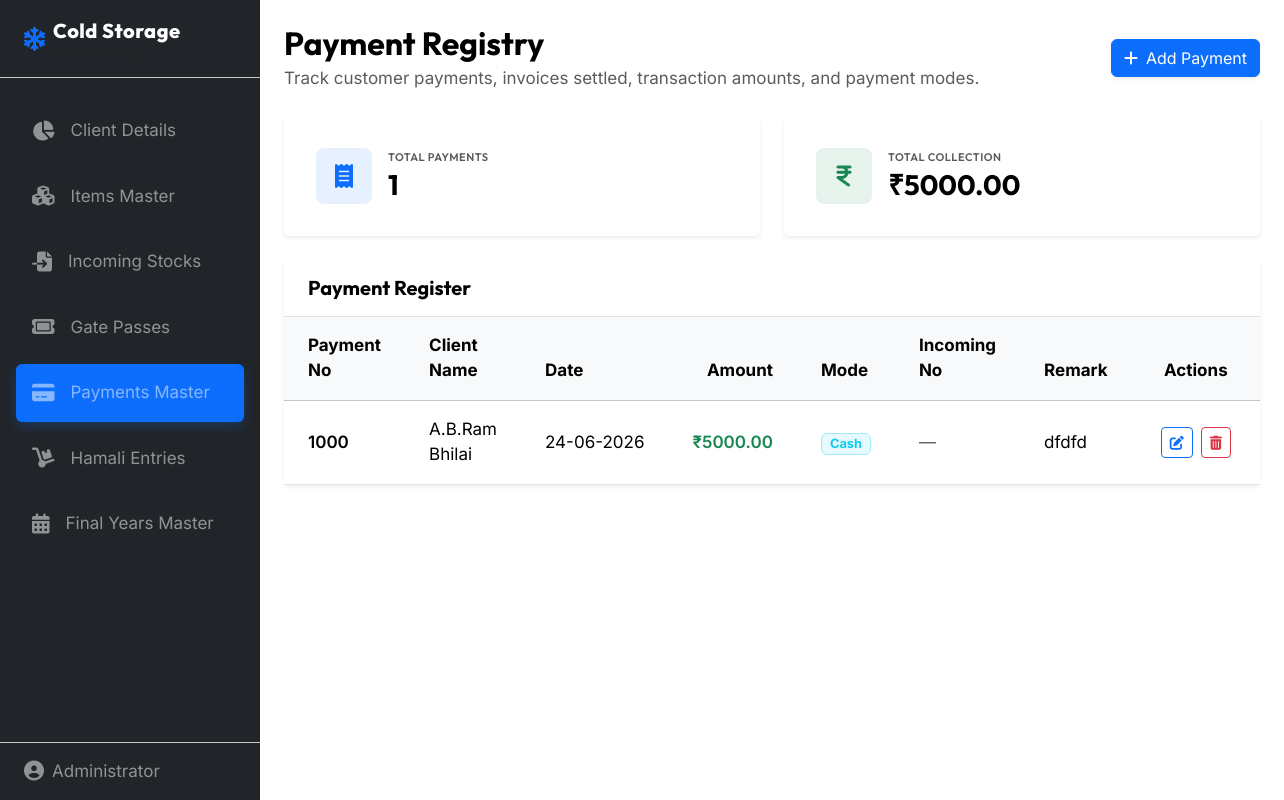
/payment/, run on the app's committed database.
### master/models.py (models this page shows, shortened)
class Payment(models.Model):
    paymentno = models.CharField(max_length=100, primary_key=True, verbose_name="Payment No")
    date = models.DateField(verbose_name="Date")
    client_details = models.ForeignKey(ClientDetails, on_delete=models.CASCADE, related_name='payments', verbose_name="Client Details", db_column='party_id')
    amount = models.DecimalField(max_digits=12, decimal_places=2, verbose_name="Amount")
    mode_of_payment = models.CharField(
        max_length=50,
        choices=[('Cash', 'Cash'), ('Bank', 'Bank')],
        default='Cash',
        verbose_name="Mode of Payment"
    )
    bank_name = models.CharField(max_length=255, blank=True, null=True, verbose_name="Name of Bank")
    cheque_no = models.CharField(max_length=100, blank=True, null=True, verbose_name="Cheque No")
    cheque_date = models.DateField(blank=True, null=True, verbose_name="Cheque Date")
    remark = models.TextField(blank=True, null=True, verbose_name="Remark")
    incoming_no = models.ForeignKey(IncomingMaster, on_delete=models.SET_NULL, blank=True, null=True, related_name='payments', verbose_name="Incoming No")
    class Meta:
        verbose_name = "Payment"
        verbose_name_plural = "Payments"
        ordering = ['-date', 'paymentno']

class ClientDetails(models.Model):
    client_name = models.CharField(max_length=200, primary_key=True, db_column='partyname', verbose_name="Name")
    address = models.TextField(blank=True, null=True, verbose_name="Address")
    area = models.CharField(max_length=100, blank=True, null=True, verbose_name="Area")
    client_type = models.CharField(max_length=100, blank=True, null=True, verbose_name="Client Type")
    phone = models.CharField(max_length=15, blank=True, null=True, verbose_name="Phone")
    mobile = models.CharField(max_length=15, blank=True, null=True, verbose_name="Mobile")
    opdr = models.DecimalField(max_digits=12, decimal_places=2, default=0.00, verbose_name="OpDr")
    opcr = models.DecimalField(max_digits=12, decimal_places=2, default=0.00, verbose_name="OpCr")
    crlimit = models.DecimalField(max_digits=12, decimal_places=2, default=0.00, verbose_name="CrLimit")
    crdays = models.IntegerField(default=0, verbose_name="CrDays")
    class Meta:
        verbose_name = "Client Details"
        verbose_name_plural = "Client Details"
        db_table = 'master_clientdetails'
        ordering = ['client_name']

### master/views.py (the view, shortened to what this page needs)
# urls.py: path('payment/', views.payment_list, name='payment_list'),
def payment_list(request):
    search_query = request.GET.get('search', '').strip()
    payments_list = Payment.objects.all()
    total_amount = payments_list.aggregate(total=Sum('amount'))['total'] or 0.00
    stats = {
        'total_payments': payments_list.count(),
        'total_amount': total_amount,
    }
    paginator = Paginator(payments_list, 10)
    page_number = request.GET.get('page')
    page_obj = paginator.get_page(page_number)
    context = {
        'page_obj': page_obj,
        'search_query': search_query,
        'stats': stats,
    }
    return render(request, 'master/payment_list.html', context)

### templates/master/payment_list.html (shortened to what this page needs)
{% extends 'base.html' %}
{% load static %}
{% block content %}
<div class="d-flex flex-column flex-md-row justify-content-between align-items-start align-items-md-center mb-4 gap-3 animate-fade-in">
    <div>
        <h1 class="h2 fw-bold text-body-emphasis mb-1">Payment Registry</h1>
        <p class="text-muted mb-0">Track customer payments, invoices settled, transaction amounts, and payment modes.</p>
    </div>
    <div>
        <a href="{% url 'payment_create' %}" class="btn btn-primary d-flex align-items-center gap-2 shadow-sm" id="addPaymentHeaderBtn">
            <i class="fa-solid fa-plus"></i> Add Payment
        </a>
    </div>
</div>
<div class="row g-4 mb-4 animate-fade-in">
    <div class="col-12 col-md-6">
        <div class="card border-0 shadow-sm h-100 p-3 bg-body">
            <div class="card-body d-flex align-items-center gap-3">
                <div class="rounded-3 p-3 bg-primary bg-opacity-10 text-primary d-flex align-items-center justify-content-center stats-icon">
                    <i class="fa-solid fa-receipt fs-4"></i>
                </div>
                <div>
                    <h6 class="text-muted text-uppercase fw-semibold mb-1" style="font-size: 11px; letter-spacing: 0.5px;">Total Payments</h6>
                    <h3 class="fw-bold mb-0 text-body-emphasis" id="stat-total-payments">{{ stats.total_payments }}</h3>
                </div>
            </div>
        </div>
    </div>
    <div class="col-12 col-md-6">
        <div class="card border-0 shadow-sm h-100 p-3 bg-body">
            <div class="card-body d-flex align-items-center gap-3">
                <div class="rounded-3 p-3 bg-success bg-opacity-10 text-success d-flex align-items-center justify-content-center stats-icon">
                    <i class="fa-solid fa-indian-rupee-sign fs-4"></i>
                </div>
                <div>
                    <h6 class="text-muted text-uppercase fw-semibold mb-1" style="font-size: 11px; letter-spacing: 0.5px;">Total Collection</h6>
                    <h3 class="fw-bold mb-0 text-body-emphasis" id="stat-total-amount">₹{{ stats.total_amount|floatformat:2 }}</h3>
                </div>
            </div>
        </div>
    </div>
</div>
<div class="card border-0 shadow-sm mb-4 bg-body animate-fade-in">
    <div class="card-header bg-transparent border-bottom py-3 px-4 d-flex justify-content-between align-items-center flex-wrap gap-2">
        <h5 class="fw-bold mb-0 text-body-emphasis">Payment Register</h5>
    </div>
    <div class="card-body p-0">
        <div class="table-responsive">
            <table class="table table-hover align-middle mb-0" id="paymentTable">
                <thead class="table-light">
                    <tr>
                        <th class="py-3 px-4">Payment No</th>
                        <th class="py-3 px-4">Client Name</th>
                        <th class="py-3 px-4">Date</th>
                        <th class="py-3 px-4 text-end">Amount</th>
                        <th class="py-3 px-4">Mode</th>
                        <th class="py-3 px-4">Incoming No</th>
                        <th class="py-3 px-4">Remark</th>
                        <th class="py-3 px-4 text-center col-width-actions">Actions</th>
                    </tr>
                </thead>
                <tbody>
                    {% for payment in page_obj %}
                    <tr id="payment-row-{{ payment.pk|slugify }}" data-no="{{ payment.paymentno }}">
                        <td class="py-3 px-4 fw-semibold text-body-emphasis">{{ payment.paymentno }}</td>
                        <td class="py-3 px-4">{{ payment.client_details.client_name }}</td>
                        <td class="py-3 px-4 text-nowrap">{{ payment.date|date:"d-m-Y" }}</td>
                        <td class="py-3 px-4 text-end fw-semibold text-success">₹{{ payment.amount|floatformat:2 }}</td>
                        <td class="py-3 px-4">
                            <span class="badge bg-info bg-opacity-10 text-info border border-info-subtle px-2 py-1">{{ payment.mode_of_payment }}</span>
                        </td>
                        <td class="py-3 px-4">
                            {% if payment.incoming_no %}
                                <span class="badge bg-secondary-subtle text-secondary border border-secondary-subtle font-monospace px-2 py-1">{{ payment.incoming_no.incomingno }}</span>
                            {% else %}
                                <span class="text-muted">—</span>
                            {% endif %}
                        </td>
                        <td class="py-3 px-4 text-truncate" style="max-width: 150px;" title="{{ payment.remark|default:'' }}">
                            {{ payment.remark|default:"—" }}
                        </td>
                        <td class="py-3 px-4 text-center">
                            <div class="d-flex justify-content-center gap-2">
                                <a href="{% url 'payment_update' payment.pk %}" class="btn btn-sm btn-outline-primary" title="Edit Payment">
                                    <i class="fa-solid fa-pen-to-square"></i>
                                </a>
                                <button type="button" class="btn btn-sm btn-outline-danger delete-btn"
                                        data-pk="{{ payment.pk }}"
                                        data-no="{{ payment.paymentno }}"
                                        data-delete-url="{% url 'payment_delete' payment.pk %}"
                                        title="Delete Payment">
                                    <i class="fa-solid fa-trash-can"></i>
                                </button>
                            </div>
                        </td>
                    </tr>
                    {% endfor %}
                </tbody>
            </table>
        </div>
    </div>
</div>
{% endblock %}

### static/css/style.css (style rules this page uses)
body { font-family: 'Inter', sans-serif !important; font-size: 17px; }
h1, h2, h3, h4, h5, h6, .brand-title { font-family: 'Outfit', sans-serif !important; }
.animate-fade-in { animation: fadeIn 0.3s ease forwards; }
.col-width-actions { width: 130px; }
.stats-icon { width: 56px; height: 56px; }

### data on the page
Payment: paymentno "1000", client_details.client_name "A.B.Ram Bhilai", date "24-06-2026", amount "5000.00", mode_of_payment "Cash", remark "dfdfd"

### other printed values
{{ stats.total_payments }} "1"
{{ stats.total_amount|floatformat:2 }} "5000.00"
